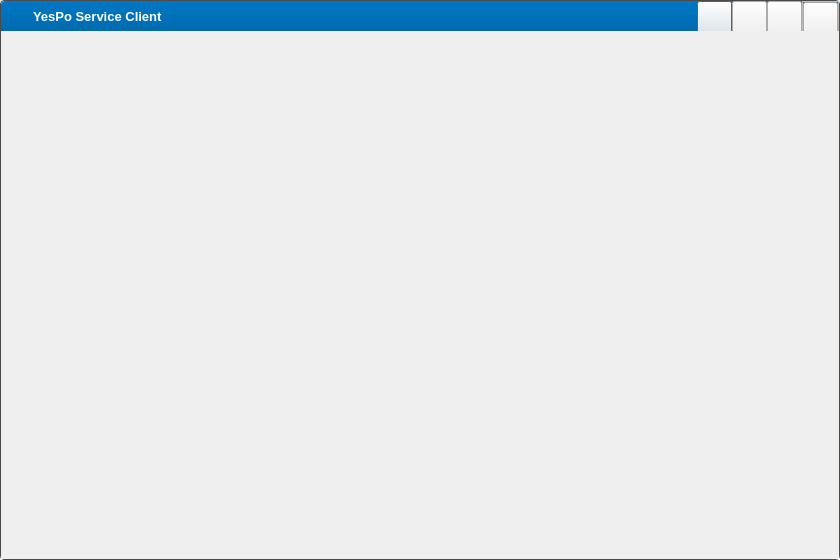
<?xml version="1.0" encoding="UTF-8"?>
<ui version="4.0">
 <class>ns::ImageView</class>
 <widget class="QDialog" name="ns::ImageView">
  <property name="geometry">
   <rect>
    <x>0</x>
    <y>0</y>
    <width>840</width>
    <height>560</height>
   </rect>
  </property>
  <property name="minimumSize">
   <size>
    <width>770</width>
    <height>490</height>
   </size>
  </property>
  <property name="maximumSize">
   <size>
    <width>16777215</width>
    <height>16777215</height>
   </size>
  </property>
  <property name="mouseTracking">
   <bool>true</bool>
  </property>
  <property name="windowTitle">
   <string>Image Viewer</string>
  </property>
  <property name="styleSheet">
   <string notr="true">* {
	font-family: Verdana, &quot;宋体&quot;, Arial, Sans-serif, Segoe UI, Tahoma;
}

#widgetInner {
	border: 1px solid #4E4945;
	border-radius: 4px;
	
}

/* css of caption */
#frameCaption {
	background: qlineargradient(x1: 0, y1: 0, x2: 0, y2: 1,stop: 0 #0078c7, stop: 1.0 #016aae);
/*	border-top: 1px solid #4E4945;
	border-right: 1px solid #4E4945;
	border-left: 1px solid #4E4945;*/
	/*border-bottom: 1px solid #4E4945;*/
	border-top-left-radius: 4px;
	border-top-right-radius: 4px;
}

#frameCaption #labelCaptionLogo {
	background-image: url(:/images/ui/logo.png);
	background-repeat: none;
	background-position: center;
	max-width: 32px;
	min-width: 32px;
	max-height: 32px;
	min-height: 32px;
}

#frameCaption #labelTitle {
	font-size: 13px;
	font-weight: bold;
	color: #ffffff;
}

#frameCaption #frameSystemMenu {
	border: 0px;
}

#frameCaption #frameSystemMenu #sysPanelContainer {
	border: 0px;
}

#frameCaption #pushButtonClose {
	border-image: url(:/images/ui/caption_close.png);
}

#frameCaption #pushButtonClose:hover {
	border-image: url(:/images/ui/caption_close_hover.png);
}

#frameCaption #pushButtonClose:pressed {
	border-image: url(:/images/ui/caption_close_pressed.png);
}

#frameCaption #pushButtonMaxmize {
	border-image: url(:/images/ui/remote_video_maxmize.png);
}

#frameCaption #pushButtonMaxmize:hover {
	border-image: url(:/images/ui/remote_video_maxmize_hover.png);
}

#frameCaption #pushButtonMaxmize:pressed {
	border-image: url(:/images/ui/remote_video_maxmize_pressed.png);
}

#frameCaption #pushButtonNormal {
	border-image: url(:/images/ui/remote_video_minmize.png);
}

#frameCaption #pushButtonNormal:hover {
	border-image: url(:/images/ui/remote_video_minmize_hover.png);
}

#frameCaption #pushButtonNormal:pressed {
	border-image: url(:/images/ui/remote_video_minmize_pressed.png);
}

#frameCaption #pushButtonMinimize {
	border-image: url(:/images/ui/caption_minimize.png);
}

#frameCaption #pushButtonMinimize:hover {
	border-image: url(:/images/ui/caption_minimize_hover.png);
}

#frameCaption #pushButtonMinimize:pressed {
	border-image: url(:/images/ui/caption_minimize_pressed.png);
}

#widgetInner #scrollArea {
	border: none;
}


</string>
  </property>
  <layout class="QHBoxLayout" name="horizontalLayout_4">
   <property name="spacing">
    <number>0</number>
   </property>
   <property name="margin">
    <number>0</number>
   </property>
   <item>
    <widget class="QWidget" name="widgetInner" native="true">
     <property name="mouseTracking">
      <bool>true</bool>
     </property>
     <layout class="QVBoxLayout" name="verticalLayout_5">
      <property name="spacing">
       <number>0</number>
      </property>
      <property name="margin">
       <number>1</number>
      </property>
      <item>
       <widget class="QFrame" name="frameCaption">
        <property name="minimumSize">
         <size>
          <width>0</width>
          <height>30</height>
         </size>
        </property>
        <property name="maximumSize">
         <size>
          <width>16777215</width>
          <height>30</height>
         </size>
        </property>
        <property name="frameShape">
         <enum>QFrame::StyledPanel</enum>
        </property>
        <property name="frameShadow">
         <enum>QFrame::Raised</enum>
        </property>
        <layout class="QHBoxLayout" name="horizontalLayout_2">
         <property name="spacing">
          <number>0</number>
         </property>
         <property name="margin">
          <number>0</number>
         </property>
         <item>
          <widget class="QLabel" name="labelCaptionLogo">
           <property name="text">
            <string/>
           </property>
          </widget>
         </item>
         <item>
          <widget class="QLabel" name="labelTitle">
           <property name="text">
            <string>YesPo Service Client</string>
           </property>
          </widget>
         </item>
         <item>
          <spacer name="horizontalSpacer">
           <property name="orientation">
            <enum>Qt::Horizontal</enum>
           </property>
           <property name="sizeHint" stdset="0">
            <size>
             <width>68</width>
             <height>20</height>
            </size>
           </property>
          </spacer>
         </item>
         <item>
          <widget class="QPushButton" name="pushButtonMinimize">
           <property name="minimumSize">
            <size>
             <width>35</width>
             <height>36</height>
            </size>
           </property>
           <property name="maximumSize">
            <size>
             <width>35</width>
             <height>36</height>
            </size>
           </property>
           <property name="cursor">
            <cursorShape>PointingHandCursor</cursorShape>
           </property>
           <property name="text">
            <string/>
           </property>
          </widget>
         </item>
         <item>
          <widget class="QPushButton" name="pushButtonMaxmize">
           <property name="minimumSize">
            <size>
             <width>35</width>
             <height>36</height>
            </size>
           </property>
           <property name="maximumSize">
            <size>
             <width>35</width>
             <height>36</height>
            </size>
           </property>
           <property name="cursor">
            <cursorShape>PointingHandCursor</cursorShape>
           </property>
           <property name="text">
            <string/>
           </property>
          </widget>
         </item>
         <item>
          <widget class="QPushButton" name="pushButtonNormal">
           <property name="minimumSize">
            <size>
             <width>35</width>
             <height>36</height>
            </size>
           </property>
           <property name="maximumSize">
            <size>
             <width>35</width>
             <height>36</height>
            </size>
           </property>
           <property name="cursor">
            <cursorShape>PointingHandCursor</cursorShape>
           </property>
           <property name="text">
            <string/>
           </property>
          </widget>
         </item>
         <item>
          <widget class="QFrame" name="sysPanelContainer">
           <property name="minimumSize">
            <size>
             <width>0</width>
             <height>32</height>
            </size>
           </property>
           <property name="frameShape">
            <enum>QFrame::StyledPanel</enum>
           </property>
           <property name="frameShadow">
            <enum>QFrame::Raised</enum>
           </property>
           <layout class="QVBoxLayout" name="verticalLayout">
            <property name="spacing">
             <number>0</number>
            </property>
            <property name="margin">
             <number>0</number>
            </property>
            <item>
             <widget class="QWidget" name="sysPanel" native="true">
              <layout class="QHBoxLayout" name="horizontalLayout">
               <property name="spacing">
                <number>2</number>
               </property>
               <property name="margin">
                <number>0</number>
               </property>
               <item>
                <widget class="QPushButton" name="pushButtonClose">
                 <property name="minimumSize">
                  <size>
                   <width>35</width>
                   <height>36</height>
                  </size>
                 </property>
                 <property name="maximumSize">
                  <size>
                   <width>35</width>
                   <height>36</height>
                  </size>
                 </property>
                 <property name="cursor">
                  <cursorShape>PointingHandCursor</cursorShape>
                 </property>
                 <property name="text">
                  <string/>
                 </property>
                 <property name="autoDefault">
                  <bool>false</bool>
                 </property>
                </widget>
               </item>
              </layout>
             </widget>
            </item>
            <item>
             <spacer name="verticalSpacer">
              <property name="orientation">
               <enum>Qt::Vertical</enum>
              </property>
              <property name="sizeHint" stdset="0">
               <size>
                <width>20</width>
                <height>9</height>
               </size>
              </property>
             </spacer>
            </item>
           </layout>
          </widget>
         </item>
        </layout>
       </widget>
      </item>
      <item>
       <widget class="QScrollArea" name="scrollArea">
        <property name="autoFillBackground">
         <bool>true</bool>
        </property>
        <property name="widgetResizable">
         <bool>true</bool>
        </property>
        <property name="alignment">
         <set>Qt::AlignCenter</set>
        </property>
        <widget class="QWidget" name="scrollAreaWidgetContents">
         <property name="geometry">
          <rect>
           <x>0</x>
           <y>0</y>
           <width>838</width>
           <height>528</height>
          </rect>
         </property>
         <layout class="QVBoxLayout" name="verticalLayout_2">
          <property name="spacing">
           <number>0</number>
          </property>
          <property name="margin">
           <number>0</number>
          </property>
          <item>
           <widget class="ns::ImageLabel" name="labelImage">
            <property name="minimumSize">
             <size>
              <width>20</width>
              <height>0</height>
             </size>
            </property>
            <property name="mouseTracking">
             <bool>true</bool>
            </property>
            <property name="text">
             <string/>
            </property>
            <property name="scaledContents">
             <bool>true</bool>
            </property>
            <property name="alignment">
             <set>Qt::AlignCenter</set>
            </property>
            <property name="openExternalLinks">
             <bool>false</bool>
            </property>
           </widget>
          </item>
         </layout>
        </widget>
       </widget>
      </item>
     </layout>
    </widget>
   </item>
  </layout>
 </widget>
 <customwidgets>
  <customwidget>
   <class>ns::ImageLabel</class>
   <extends>QLabel</extends>
   <header>imagelabel.h</header>
  </customwidget>
 </customwidgets>
 <resources>
  <include location="translator.qrc"/>
 </resources>
 <connections>
  <connection>
   <sender>pushButtonClose</sender>
   <signal>clicked()</signal>
   <receiver>ns::ImageView</receiver>
   <slot>close()</slot>
   <hints>
    <hint type="sourcelabel">
     <x>355</x>
     <y>10</y>
    </hint>
    <hint type="destinationlabel">
     <x>184</x>
     <y>105</y>
    </hint>
   </hints>
  </connection>
  <connection>
   <sender>pushButtonMinimize</sender>
   <signal>clicked()</signal>
   <receiver>ns::ImageView</receiver>
   <slot>showMinimized()</slot>
   <hints>
    <hint type="sourcelabel">
     <x>473</x>
     <y>19</y>
    </hint>
    <hint type="destinationlabel">
     <x>299</x>
     <y>249</y>
    </hint>
   </hints>
  </connection>
 </connections>
</ui>
